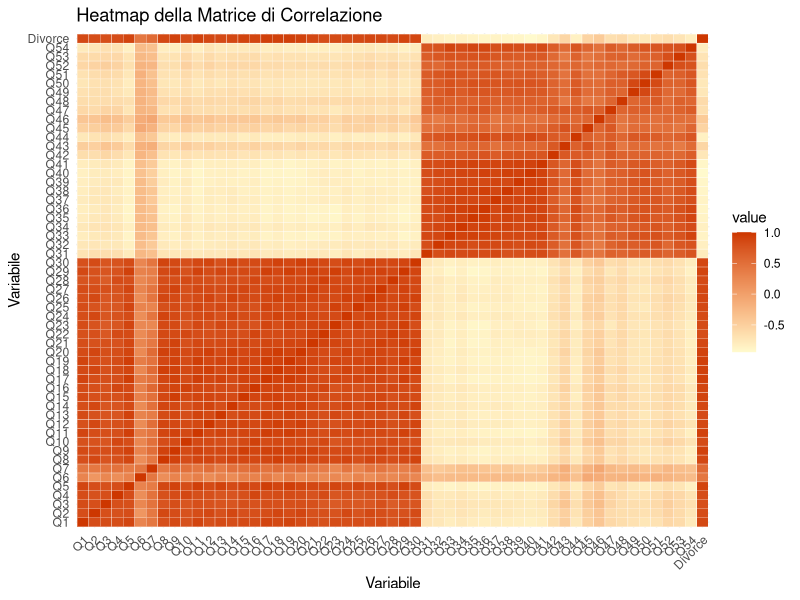
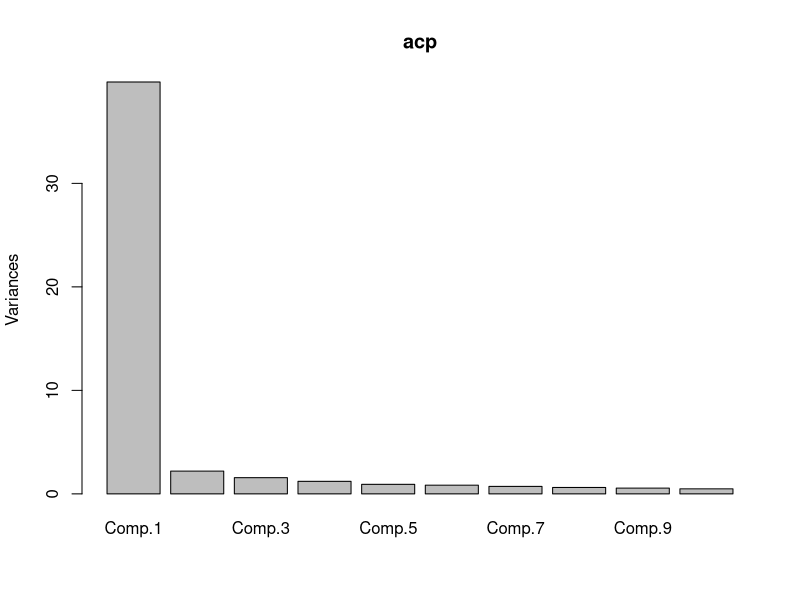
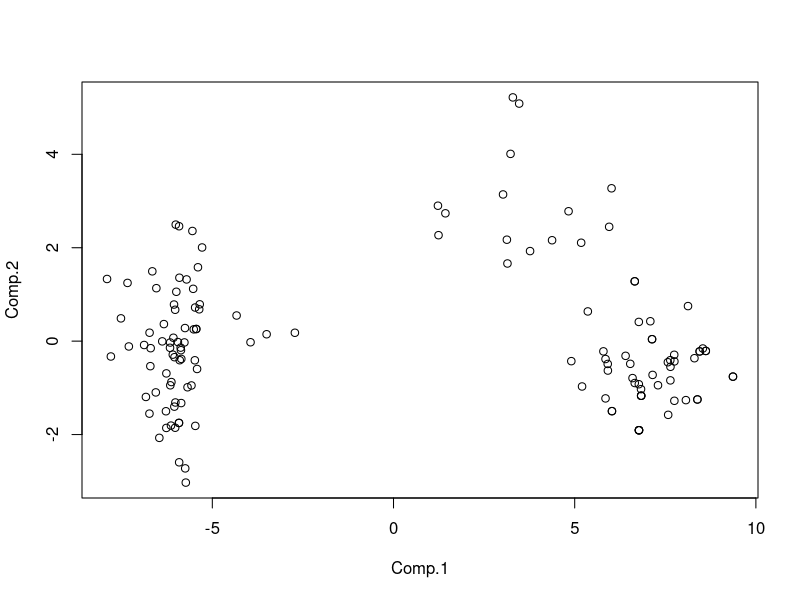

Write R code to recreate these figures, in order. (Note: this script raises an error after producing the figures.)

###
library(readr)
library(corrplot) 
library(ggplot2)

###


divorce_data <- read.csv("divorce_data.csv", sep = ";")


########### FASE 1. ANALISI PRELIMINARE ############

### VERIFICA DELLA TIPOLOGIA DI VARIABILI
# devono essere tutte type factor, dato che le risposte al sondaggio possono
# essere solo: 0, 1, 2, 3, 4, 5
# anche la variabile risposta "Divorce" deve essere type factor


str(divorce_data)

# tutte le variabili sono type int: le trasformo in type factor

# for (col in names(divorce_data)) {
#   if (is.numeric(divorce_data[[col]])) {
#     divorce_data[[col]] <- as.factor(divorce_data[[col]])
#   }
# }

# str(divorce_data)
# da fare dopo se no non si può calcolare la correlazione



### DIVIDIAMO IN TRAINING E TEST

train_size <- floor(0.80*nrow(divorce_data))
set.seed(12)

train_index <- sample(seq_len(nrow(divorce_data)), size = train_size)
training <- divorce_data[train_index, ]

test <- divorce_data[-train_index, ]


# salvo i dati originali perima di effettuare pulizia dati
training_original <- training
test_original <- test


# il problema è bilanciato?
# Vediamo se le proporzioni tra le due classi coincidono nei vari dataset
round(prop.table(table(training$Divorce)), 2)
round(prop.table(table(test$Divorce)), 2)
# bilanciato


############# FASE 2. ANALISI ESPLORATIVE ################

### VERIFICA MISSING 
# ci sono valori mancanti?
sum(is.na(divorce_data))
# no

# All responses were collected on a 5 point scale 
# (0=Never, 1=Seldom, 2=Averagely, 3=Frequently, 4=Always).


# controllo se ci sono valori diversi da questi

valori_consentiti <- 0:5

for (col in names(divorce_data)) {
  valori_unici <- unique(divorce_data[[col]])
  valori_non_consentiti <- setdiff(valori_unici, valori_consentiti)
  
  if (length(valori_non_consentiti) > 0) {
    cat("Nel dataset ci sono valori non consentiti nella colonna", col, ":", valori_non_consentiti, "\n")
  }
}

# nessun valore diverso da quelli previsti

##### -> TRAINING

### STATISTICHE DESCRITTIVE
summary(training)


### ANALISI CORRELAZIONE

# da fare dopo la PCA




###### PCA ###### 

matrice_correlazione <- cor(divorce_data)
matrice_correlazione

library(ggplot2)
library(reshape2)
melted_correlation <- reshape2::melt(matrice_correlazione)
melted_correlation$value <- melted_correlation$value

# Crea un heatmap della matrice di correlazione
ggplot(data = melted_correlation, aes(Var2, Var1, fill = value)) +
  geom_tile(color = "white") +
  scale_fill_gradient(low = "lemonchiffon", high = "orangered3") +
  theme_minimal() +
  theme(axis.text.x = element_text(angle = 45, hjust = 1)) +
  labs(title = "Heatmap della Matrice di Correlazione",
       x = "Variabile",
       y = "Variabile")


acp <- princomp(training[,-55], cor=T)
summary(acp)
screeplot(acp)

plot(acp$scores)
text(acp$scores, rownames(nuovi_dati))
abline(h=0, v=0)

biplot(acp)


x <- prcomp(training, scale. = TRUE)
ses <- x$rotation
ses
options(max.print = 10000000)

loadings_1 <- reshape2::melt(ses)
loadings_1$value <- loadings_1$value
loadings_1

melted_correlation <- reshape2::melt(matrice_correlazione)
melted_correlation$value <- melted_correlation$value

# Crea un heatmap della matrice di correlazione
ggplot(data = loadings_1, aes(Var2, Var1, fill = value)) +
  geom_tile(color = "white") +
  geom_text(aes(label=round(value, 2)), size=2) +
  scale_fill_gradient(low = "lemonchiffon", high = "orangered4") +
  theme_minimal() +
  theme(axis.text.x = element_text(angle = 45, hjust = 1)) +
  labs(title = "Heatmap della Componenti Principali",
       x = "Variabile",
       y = "Variabile")
       

## seleziono le prime 10 componenti nella plot
loadings_10PCA <- head(loadings_1, n = 550)
ggplot(data = loadings_10PCA, aes(Var2, Var1, fill = value)) +
  geom_tile(color = "white") +
  geom_text(aes(label=round(value, 2)), size=2) +
  scale_fill_gradient(low = "lemonchiffon", high = "orangered4") +
  theme_minimal() +
  theme(axis.text.x = element_text(angle = 45, hjust = 1)) +
  labs(title = "Heatmap della Componenti Principali",
       x = "Variabile",
       y = "Variabile")

#valori loadings per prime 10 PC
ses_10PCA <- ses[,1:10]
ses_10PCA

## Eigenvalues
# number of row and num of column 
n <- nrow(divorce_data)
p <- ncol(divorce_data)


# mean and std
medie <- colMeans(divorce_data)
scarto <- apply(divorce_data, 2, sd)
descriptive<-round(cbind(medie, sigma),2)

## PCA stating from covariance matrix
# covariance:
sigma <- cov(divorce_data)
options(max.print=10000000000000000000000000000000000000000000000000)
sigma


# The goal is to calculate the eigenvalues and eigenvectors of the calculated covariance matrix:
eigen(sigma)
autoval <- eigen(sigma)$values
autovec <- eigen(sigma)$vectors

## PCA starting form correlation matrix
# correlation:
rho <- cor(divorce_data)

# The goal is to calculate the eigenvalues and eigenvectors of the calculated correlation matrix:
eigen(rho)
autoval <- eigen(rho)$values
autovec <- eigen(rho)$vectors

# Analysis of the eigenvalues
pvarsp = autoval/p
pvarspcum = cumsum(pvarsp)
pvarsp

